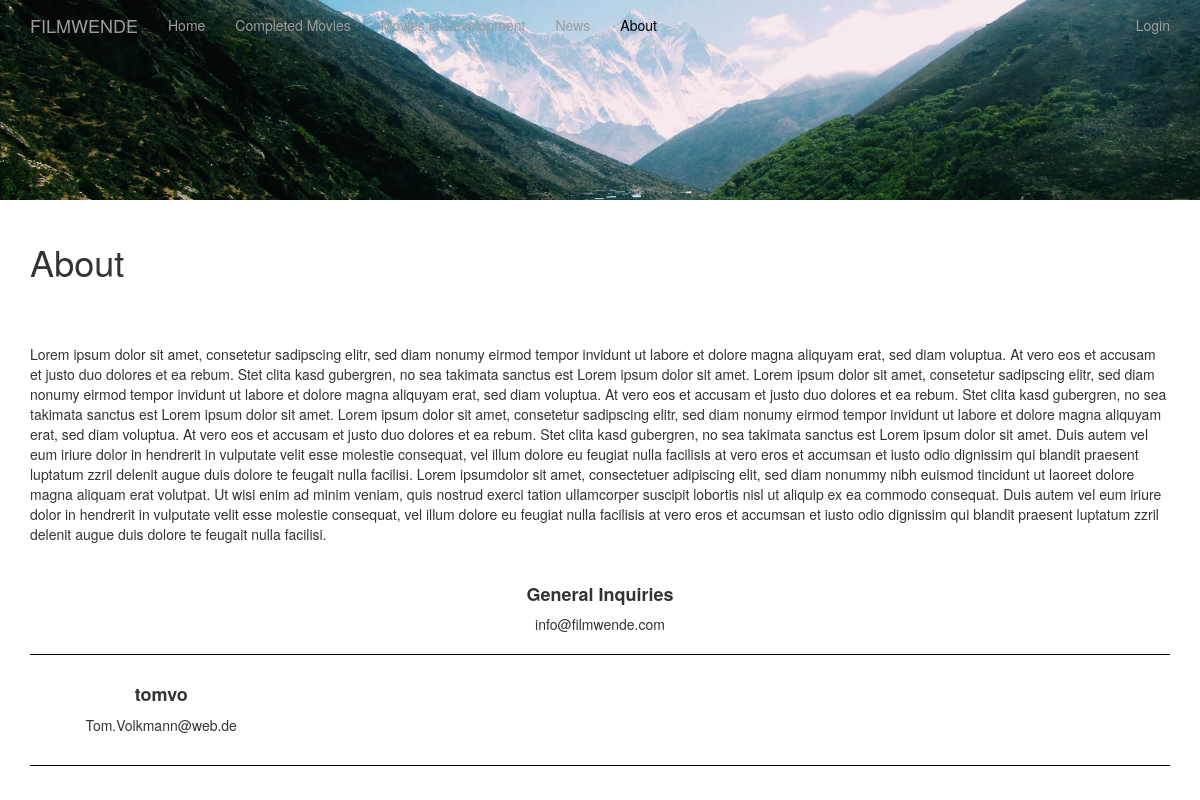
Before: /about with the older database file.
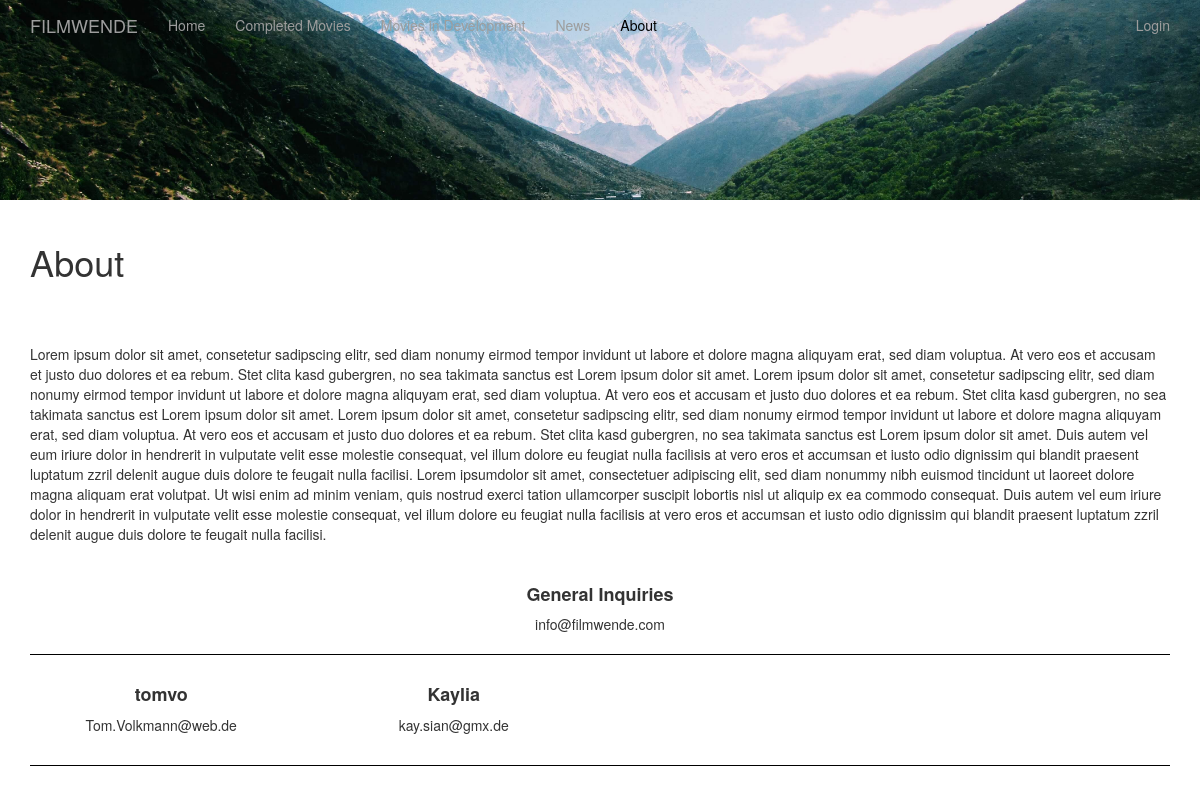
After: the same page with the newer database file.
### app/models.py (models this page shows, shortened)
class User(UserMixin, db.Model):
    id = db.Column(db.Integer, primary_key=True)
    username = db.Column(db.String(64), index=True, unique=True)
    email = db.Column(db.String(120), index=True, unique=True)
    password_hash = db.Column(db.String(128))
    posts = db.relationship('Post', backref='author', lazy='dynamic')
    isInAbout = db.Column(db.Integer)
    def get_about():
        users = []
        for user in User.query.filter(User.isInAbout == 1).all():
            usern_arr = user.username.split()
            if str(usern_arr[0]) != "General":
                user_obj = {
                    "username" : user.username,
                    "email" : user.email
                }
                users.append(user_obj)
        return users
    def get_general():
        users = User.query.all()
        for user in User.query.all():
            usern_arr = user.username.split()
            if str(usern_arr[0]) == "General":
                user_obj = {
                    "username" : user.username,
                    "email" : user.email
                }
            else:
                user_obj = {
                    "username" : "",
                    "email" : ""
                }
        return user_obj

### app/routes.py (the view)
@app.route('/about')
def about():
    about_users = User.get_about()
    general = User.get_general()
    designImage = DesignImage.query.filter_by(section="about", current=1).first()
    with open('app\static\\about\About.txt', 'r') as file:
        data = file.read()
    return render_template('about.html', designImage=designImage, about_users=about_users, general=general, data=data)

### app/templates/about.html
{% extends "base.html" %}
{% block content %}
<div class="row">
  <img id="header" src="{{designImage.image_url}}" alt="My image"/>
  <div class="col-md-3"></div>
</div>
<div class="container">
  <div class="col"><hr></div>
  <h1>About</h1>
  <div class="col"><hr></div>
  <div class="col"><hr></div>
    <p> {{data}} </p>
  <div class="col"><hr></div>
  <div class="about">
  <h4 style="font-weight:bold">{{general.username}}</h4>
  <p>{{general.email}}</p>
  <div class="col see"><hr></div>
  {% if about_users | length > 0 %}
  <div class="row">
    {%for user in about_users%}
      <div class="col-sm-3">
        <h4 style="font-weight:bold">{{user.username}}</h4>
        <p>{{user.email}}</p>
      </div>
  {%endfor%}
  {%else%}
    <i>No user yet.</i>
  {%endif%}
</div>
  <div class="col see"><hr></div>
</div>
</div>
{%endblock%}

Changed rows visible on the page:
now on this page (row edited): User: username "Kaylia", email "kay.sian@gmx.de"
